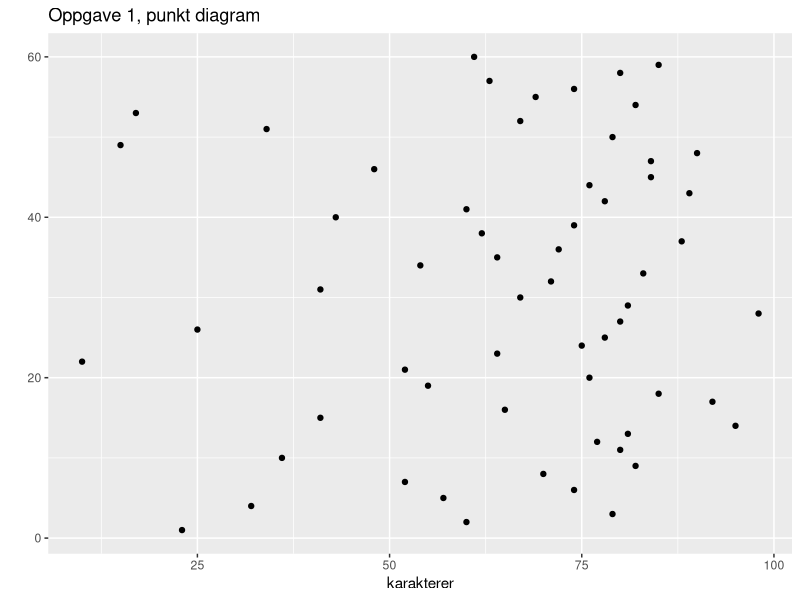
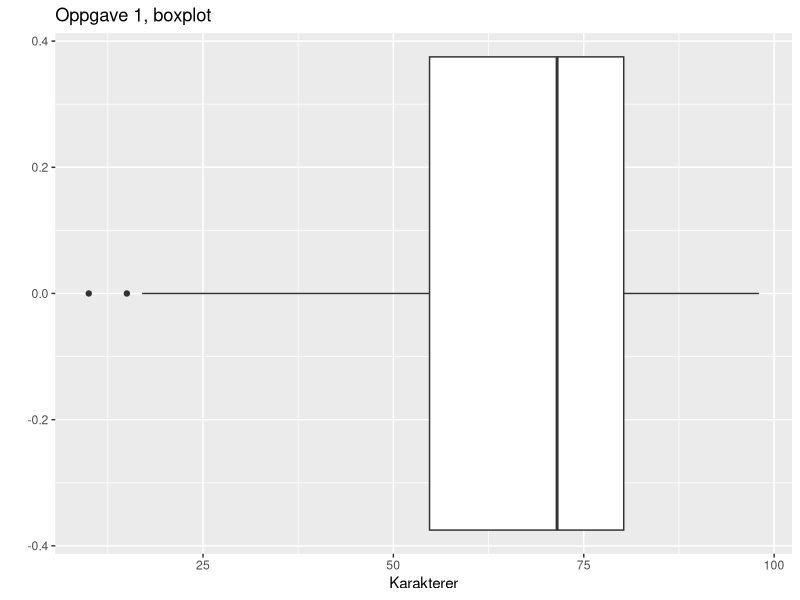

The R script that drew these images, in order:
## ---- chunk 1
library(tidyverse)
library(stringr)
karakterer <- "23 60 79 32 57 74 52 70 82 36 80 77 81 95 41 65 92 85 55 76 52 10 64 75 78 25 80 98 81 67 41 71 83 54 64 72 88 62 74 43 60 78 89 76 84 48 84 90 15 79 34 67 17 82 69 74 63 80 85 61"
karakterer <- str_replace_all(karakterer, " ", "\n")


karakterer <- read.csv(text=karakterer, header=FALSE) 

karakterer <- karakterer %>% 
  rename(karakterer = V1) %>% 
  mutate(index = row_number())


karakterer %>% 
  ggplot(aes(x=karakterer, y=index)) + 
  geom_point()+
  labs(y="", title="Oppgave 1, punkt diagram")

## ---- chunk 2
karakterer %>% 
  ggplot(aes(x=karakterer)) +
  geom_boxplot() +
  labs(title="Oppgave 1, boxplot", x="Karakterer", y="")
